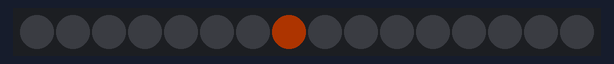
Bench run of a sketch on a simulated Arduino Uno, built with avr-gcc and run on an emulated ATmega328P. On the bench: 16 RGB LEDs in strip order, left to right. Dim RGB values are drawn brighter than linear; random numbers use the default seed unless the sketch sets one.

Above: at 0.15 s.
At 1.94 s:
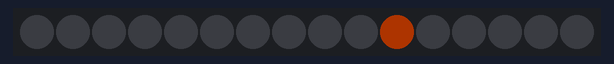
At 4.09 s:
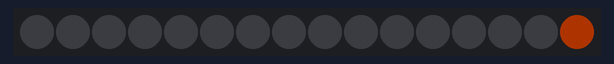
At 7.79 s:
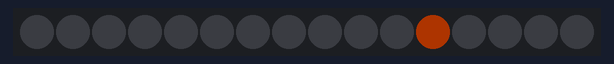
At 19.98 s:
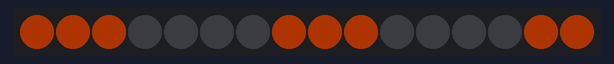
At 39.9 s:
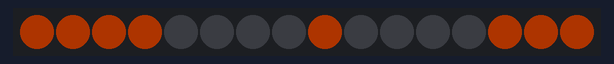

The sketch:

trinket-wall-e.ino
```cpp
#include <Adafruit_NeoPixel.h>
#include <NewPing.h>
#include "RGBColor.h"
#include "RGBPixelEffect.h"

#define NEOPIN 0

#define TRIGGER_PIN  12  // Arduino pin tied to trigger pin on the ultrasonic sensor.
#define ECHO_PIN     11  // Arduino pin tied to echo pin on the ultrasonic sensor.
#define MAX_DISTANCE 200 // Maximum distance we want to ping for (in centimeters). Maximum sensor distance is rated at 400-500cm.

#define PIXELS       16

Adafruit_NeoPixel pixels = Adafruit_NeoPixel(PIXELS, NEOPIN);
NewPing sonar(TRIGGER_PIN, ECHO_PIN, MAX_DISTANCE); // NewPing setup of pins and maximum distance.

uint8_t  mode   = 0, // Current animation effect
         offset = 0; // Position of spinny eyes
uint32_t color  = 0xff5000; // Start red
uint32_t prevTime;

void setup() {
 pixels.begin();
 pixels.setBrightness(50); // 1/3 brightness
 prevTime = millis();
}

void loop() {
  uint8_t  i;
  uint32_t t;

  switch(mode) {

   case 0: // Random sparks - just one LED on at a time!
    i = random(20);
    pixels.setPixelColor(i, color);
    pixels.show();
    delay(10);
    pixels.setPixelColor(i, 0);
    break;

   case 1: // Spinny wheels (8 LEDs on at a time)
    for(i=0; i<PIXELS; i++) {
      uint32_t c = 0;
      if(((offset + i) & 7) < 4) c = color; // 4 pixels on...
      pixels.setPixelColor(   i, c); // First eye
      pixels.setPixelColor(PIXELS - i, c); // Second eye (flipped)
    }
    pixels.show();
    offset++;
    delay(90);
    break;
  }

  t = millis();
  if((t - prevTime) > 8000) {      // Every 8 seconds...
    mode++;                        // Next mode
    if(mode > 1) {                 // End of modes?
      mode = 1;                    // Start modes over
      color >>= 0  ;                 // Next color R->G->B
      if(!color) color = 0x00ff96; // Reset to red
    }
    for(i=0; i<PIXELS; i++) pixels.setPixelColor(i, 0);
    prevTime = t;
  }
}
```

RGBColor.h
```cpp
#ifndef _RGB_COLOR_H_
#define _RGB_COLOR_H_

typedef uint8_t color_t;
typedef uint32_t rgb_color_t;

// 0 <= X,Y <= 255
// 0 <=   f <= 1.0
#define converge(X,Y,f) (Y*f + (1 - f)*X)

class RGBColor {
public:

    color_t r;
    color_t g;
    color_t b;

    RGBColor() :
            r(0), g(0), b(0) {
    }
    RGBColor(color_t r, color_t g, color_t b) :
            r(r), g(g), b(b) {
    }
    RGBColor(rgb_color_t p) {
      r = (p >> 16) & 0xff;
      g = (p >> 8) & 0xff;
      b = p & 0xff;
    }

    RGBColor operator-(const RGBColor c) {
      return RGBColor(r - c.r, g - c.g, b - c.b);
    }

    RGBColor operator+(const RGBColor c) {
      return RGBColor(r + c.r, g + c.g, b + c.b);
    }

    RGBColor operator+(const uint32_t c) {
      RGBColor c2 = RGBColor(c);
      return *this + (RGBColor) c2;
    }

    void operator-=(const RGBColor c) {
      r -= c.r;
      g -= c.g;
      b -= c.b;
    }

    void operator+=(const RGBColor c) {
      r += c.r;
      g += c.g;
      b += c.b;
    }

    RGBColor operator*(const float f) {
      color_t tR = r * f;
      color_t tG = g * f;
      color_t tB = b * f;
      if (tR == 0 && r != 0) tR = 1;
      if (tG == 0 && g != 0) tG = 1;
      if (tB == 0 && b != 0) tB = 1;

      return RGBColor(tR, tG, tB);
    }

    /* expecting 0 <= f <= 1 */
    RGBColor scaleTo(const RGBColor other, const float ratio) {
      RGBColor c = RGBColor(
        converge(r, other.r, ratio),
        converge(r, other.g, ratio),
        converge(r, other.b, ratio)
      );
      return c;
    }

    RGBColor operator/(const int f) {
      return RGBColor(r / f, g / f, b / f);
    }
};

#endif
```

RGBPixelEffect.h
```cpp
#include <avr/pgmspace.h>
#include "RGBColor.h"
#include "Arduino.h"

typedef enum RGBOverTimeMode_e {
  Normal    = (1 << 0),
  Blinking  = (1 << 1),
  Fading    = (1 << 2),
} RGBOverTimeMode;

/**
* Class that wraps three separate LEDs and treats them as a single LED.
*/

class RGBPixelEffect {

private:
  RGBColor _color;
  RGBColor _fadeFrom = 0, _fadeTo = 0;
  uint32_t _lastUpdateAt = 0, _fadeStartedAt = 0;
  uint32_t _periodMs = 0;
  RGBOverTimeMode _mode = Normal;
  bool _enabled = true;
  long _blinkCount = 0, _blinkForCount = 0;
  bool _lastBlinkStateOn = false;

public:
  RGBPixelEffect() : _color(0,0,0) {
  };

  void tick() {
    _checkTiming();
  }

  void fade(rgb_color_t from, rgb_color_t to, long periodMs) {
    _reset();
    _mode = Fading;
    _fadeFrom = RGBColor(from);
    _fadeTo = RGBColor(to);
    _fadeStartedAt = millis();
    _periodMs = periodMs;
    _setColor(_fadeFrom);
  }

  void blink(rgb_color_t color, long periodMs) {
    blink(color, periodMs, 0);
  }

  // times = 0 for unlimited
  void blink(rgb_color_t color, long periodMs, long times) {
    _reset();
    _blinkForCount = times;
    _mode = Blinking;
    _blinkCount = 0;
    _periodMs = periodMs;
    _lastUpdateAt = millis();
    _lastBlinkStateOn = true;
    _setColor(color);
  }

  // show color for a period, then turn off
  void showFor(rgb_color_t color, long periodMs) {
    blink(color, periodMs, 1);
  }

  void setColor(RGBColor color) {
    _reset();
    _setColor(color);
  }
  void setColor(rgb_color_t color) {
    _reset();
    _setColor(color);
  }

  void off() {
    _reset();
    _off();
  }

  bool isEnabled() {
    return _enabled;
  }

  void toggleEnabled() {
    _enabled = ! _enabled;
  }

  void enabled(bool enable) {
    _enabled = enable;
  }

  void enable() {
    _enabled = true;
  }

  void disable() {
    _enabled = false;
  }

private:
  void _reset() {
    _mode = Normal;
    _fadeFrom = _fadeTo = 0;
    _blinkForCount = 0 ;
    _blinkCount = 0;
    _periodMs = 0;
    _lastUpdateAt = 0;
    _lastBlinkStateOn = false;
  }

  void _setColor(RGBColor color) {
    _color = color;
    _write();
  }

  void _setColor(rgb_color_t color) {
    _color = RGBColor(color);
    _write();
  }

  void _off() {
    _color.r = 0;
    _color.g = 0;
    _color.b = 0;
  }

  void _checkTiming() {
    long _now = millis();
    switch (_mode) {
      case Blinking:
      if (_now >= _lastUpdateAt + _periodMs) {
        if (_blinkForCount > 0 && _blinkCount >= _blinkForCount * 2) {
          _reset();
          off();
        } else {
          _blinkCount++;
          _lastBlinkStateOn = !_lastBlinkStateOn;
          _lastBlinkStateOn ? _write() : _off();
          _lastUpdateAt = _now;
        }
      }
      break;
      case Fading:
      if (_now - _fadeStartedAt > _periodMs) {
        _mode = Normal;
        _setColor(_fadeTo);
      } else {
        /* should be between 0 and 1 now */
        float _ratio = 1.0 * (_now - _fadeStartedAt) / _periodMs;
        RGBColor _intermediate = _fadeFrom.scaleTo(_fadeTo, _ratio);
        if (_now - _lastUpdateAt > 100) {
          _lastUpdateAt = _now;
        }
        _setColor(_intermediate);
      }
      break;
    }
  }

  void _write() {
    if (isEnabled()) {
      // todo
    } else {
      _off();
    }
  }
};
```
